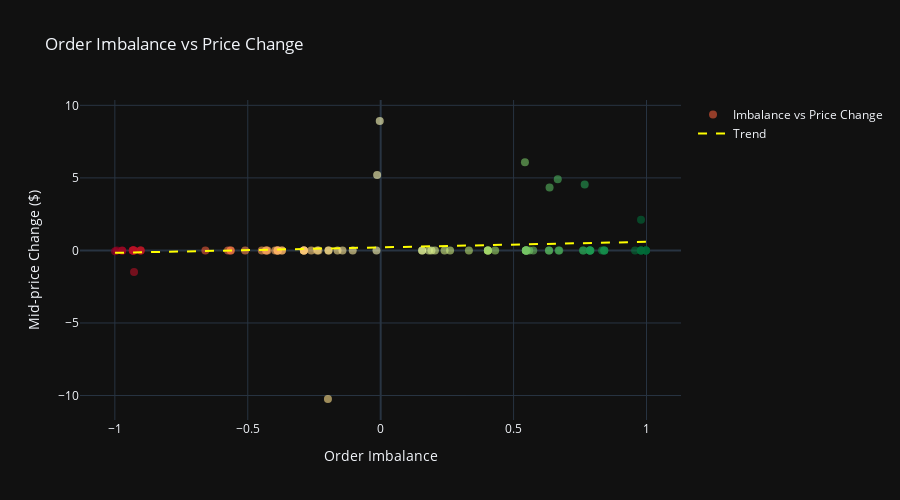

Notebook code for this chart:
### Code cell
# Imbalance vs 가격 변화 상관관계
fig = go.Figure()

fig.add_trace(go.Scatter(
    x=df['imbalance'],
    y=df['mid_price_change'],
    mode='markers',
    marker=dict(
        color=df['imbalance'],
        colorscale='RdYlGn',
        size=8,
        opacity=0.6
    ),
    name='Imbalance vs Price Change'
))

# 추세선 (선형 회귀)
z = np.polyfit(df['imbalance'].dropna(), df['mid_price_change'].dropna(), 1)
p = np.poly1d(z)
x_line = np.linspace(df['imbalance'].min(), df['imbalance'].max(), 100)

fig.add_trace(go.Scatter(
    x=x_line,
    y=p(x_line),
    mode='lines',
    line=dict(color='yellow', dash='dash'),
    name='Trend'
))

fig.update_layout(
    title='Order Imbalance vs Price Change',
    xaxis_title='Order Imbalance',
    yaxis_title='Mid-price Change ($)',
    template='plotly_dark',
    height=500
)

fig.show()

# 상관계수
corr = df['imbalance'].corr(df['mid_price_change'])
print(f"\n상관계수: {corr:.4f}")
if corr > 0.1:
    print("양의 상관관계: Imbalance가 높을수록 가격이 오르는 경향")
elif corr < -0.1:
    print("음의 상관관계: Imbalance가 높을수록 가격이 내리는 경향")
else:
    print("약한 상관관계: 단기적으로 명확한 패턴 없음")
